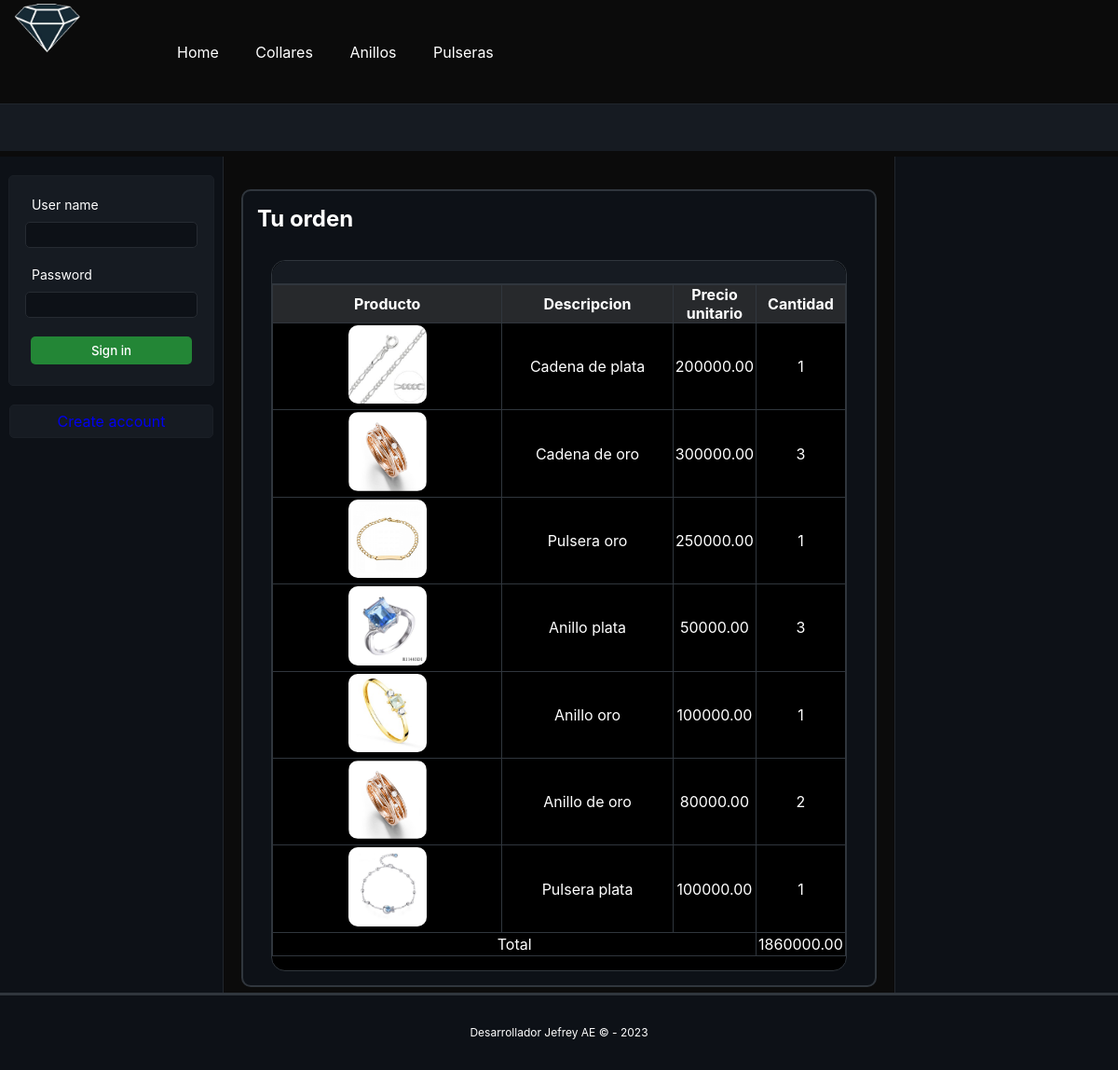
The app's page /order/detail/1 with its own data.
### home/models.py (models this page shows, shortened)
class Topic(models.Model):
    name = models.CharField(max_length=50)
    class Meta:
        verbose_name = "Topic"
        verbose_name_plural = "Topics"

class Item(models.Model):
    name = models.CharField(max_length=50)
    description = models.CharField(max_length=100)
    price = models.DecimalField(max_digits=10, decimal_places=2)
    image = models.ImageField(upload_to='images', blank=True)
    category = models.ForeignKey(Category, null=True, blank=True, on_delete=models.CASCADE)
    topic = models.ForeignKey(Topic, null=True, blank=True, on_delete=models.CASCADE)
    class Meta:
        pass

### orders/views.py (the view)
# urls.py: path('order/detail/<str:id>', OrderViews.detail, name='orderDetail'),
def detail(request, id):
    if request.user:
        user = request.user
        pass
    order = Order.objects.get(id=id)
    items = []
    itemsOrder = ItemOrder.objects.filter(order=order)
    total = 0
    for itemOrder in itemsOrder:
        item = itemOrder.item
        item.quantity = itemOrder.quantity
        items.append(item)
        total += item.price * itemOrder.quantity
    categories = Category.objects.all()
    topics = Topic.objects.all()
    return render(request, 'orderDetail.html', {"categories": categories, 'topics': topics, 'items': items, 'total': total})

### orders/templates/orderDetail.html (shortened to what this page needs)
{% extends 'layout.html' %}
{% load static%}
{% block content %}
<section id="central">
    {% include 'leftSidebar.html' %}
    <div id="content">
        <h1 class="title">Tu orden</h1>
        <div class="table_container">
            <div class="table_header">
            </div>
            <div class="table_margins">
                <table class="table_code">
                    <tbody>
                        <tr>
                            <th>Producto</th>
                            <th>Descripcion</th>
                            <th>Precio unitario</th>
                            <th>Cantidad</th>
                        </tr>
                        {% if items %}
                            {% for item in items %}
                                <tr>
                                    <td class=""> <img class="item_image" src={% static item.image.url %} /></td>
                                    <td class="">{{item.description}}</td>
                                    <td class="">{{item.price}}</td>
                                    <td class="">{{item.quantity}}</td>
                                </tr>
                            {% empty %}
                                <p> No data </p>
                            {% endfor %}
                        {% endif %}
                        <tr>
                            <td colspan="3">Total</td>
                            <td colspan="2">{{total}}</td>
                    </tbody>
                </table>
            </div>
        </div>
    </div>
    {% include 'rightSidebar.html' %}
</section>
{% endblock content %}

### layouts/templates/layout.html (shortened to what this page needs)
<!DOCTYPE html>
<html lang='es'>
    <head>
        {% load static %}
        <link rel='stylesheet' type='text/css' href={% static 'css/styles.css' %} />
    </head>
    <body class="layout">
        <header>
            <div id='logo'>
                <img src={% static 'images/diamond.png' %} />
            </div>
            <nav id='navbar'>
                <ul>
                    <li>
                        <a href="{% url 'home' %}">Home</a>
                    </li>
                    {% for topic in topics %}
                        <li>
                            <a href="{% url 'topic' topic.name %}">{{topic.name}}</a>
                        </li>
                    {% endfor %}
                </ul>
            </nav>
        </header>
        <section id="info_bar">
        </section>
            {% block content %}{% endblock  %}
        <footer>
            Desarrollador Jefrey AE &copy - {% now "Y" %}
        </footer>
    </body>
</html>

### layouts/static/css/styles.css (style rules this page uses)
* { margin: 0px; padding: 0px; font-family: -apple-system, BlinkMacSystemFont, "Segoe UI", "Noto Sans", Helvetica, Arial, sans-serif, "Apple Color Emoji", "Segoe UI Emoji"; text-decoration: none; }
body { background-color: #0b0b0b; color: white; }
header { margin: 0px; display: grid; grid-template-columns: 15% 80% 10%; border-bottom: 1px solid #21262d; }
#logo img { width: 40%; margin-left: 15px; }
.layout { display: grid; grid-template-rows: 10% 5% 80% 5%; }
#navbar { display: flex; align-items: center; }
#navbar li { list-style: none; display: inline; margin-right: 15px; padding: 25px 10px 25px 10px; }
#navbar ul li a { text-decoration: none; color: white; font-size: 16px; }
#info_bar { height: 50px; background-color: #161b22; }
#central { display: grid; grid-template-columns: 20% 60% 20%; }
#content { width: 90%; border: 2px solid #30363d; border-radius: 10px; margin: 0px auto; margin-top: 35px; margin-bottom: 35px; padding: 15px; background-color: #0d1117; }
.table_container { margin: 0 auto; margin-top: 30px; border: 1px solid #30363d; border-radius: 15px; width: 95%; background-color: black; padding-bottom: 15px; }
.table_header { background-color: #161b22; border-radius: 15px 15px 0 0; padding: 12px; border-bottom: 1px solid #30363d; }
.table_code { border-collapse: collapse; text-align: center; width: 100%; font-family: ui-monospace, SFMono-Regular, SF Mono, Menlo, Consolas, Liberation Mono, monospace; }
.table_code th { border: 1px solid #30363d; background-color: #27292c; }
.table_code td { border: 1px solid #30363d; font-size: 16px; padding: 2px; width: 60%; }
footer { min-height: 80px; background-color: #0d1117; border-top: solid; border-color: #30363d; line-height: 80px; text-align: center; font-size: 12px; width: 100%; }
.item_image { width: 35%; border-radius: 10px; }

### records on screen
Topic: name "Collares"
Topic: name "Anillos"
Topic: name "Pulseras"
Item: image (picture), description "Cadena de plata", price "200000.00", quantity "1"
Item: image (picture), description "Cadena de oro", price "300000.00", quantity "3"
Item: image (picture), description "Pulsera oro", price "250000.00", quantity "1"
Item: image (picture), description "Anillo plata", price "50000.00", quantity "3"
Item: image (picture), description "Anillo oro", price "100000.00", quantity "1"
Item: image (picture), description "Anillo de oro", price "80000.00", quantity "2"
Item: image (picture), description "Pulsera plata", price "100000.00", quantity "1"

### other values on screen
{{ total }} "1860000.00"
